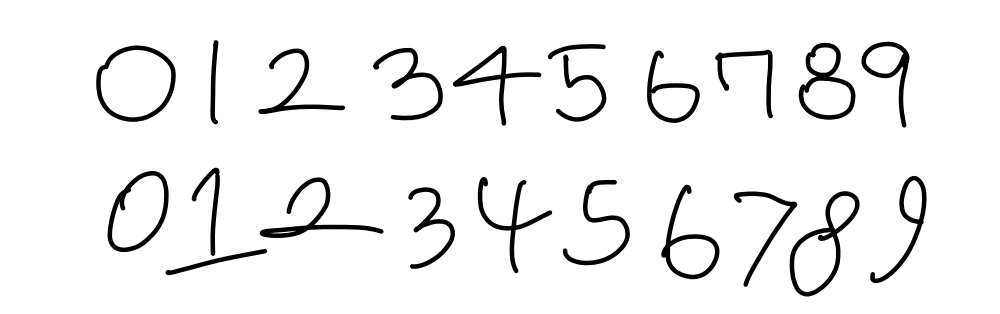
#> input picture 손글씨_사진/img_ys2.png, 1000 x 314 px, found by its file name
$ python dateset_making.py
#> lines starting #> are read from the running program, lines starting #| are printed output that depends on the picture; after the words box and inside, x2 and y2 are one past the last pixel; in counts of white or black regions, pixels touching at a corner belong together
import cv2
import numpy as np
import matplotlib.pyplot as plt

filename = 'img_ys2.PNG'

#1
img = cv2.imread('img_ys2.png')
#> img is the input picture: shape (314, 1000, 3); min 0, max 255, mean 240.1
src = cv2.imread(filename,cv2.IMREAD_GRAYSCALE) #그레이 스케일로 변환
#> src: shape (314, 1000); min 0, max 255, mean 240.1
cv2.imshow('gray',src)

#2
ret , binary = cv2.threshold(src,170,255,cv2.THRESH_BINARY_INV) #영상 이진화
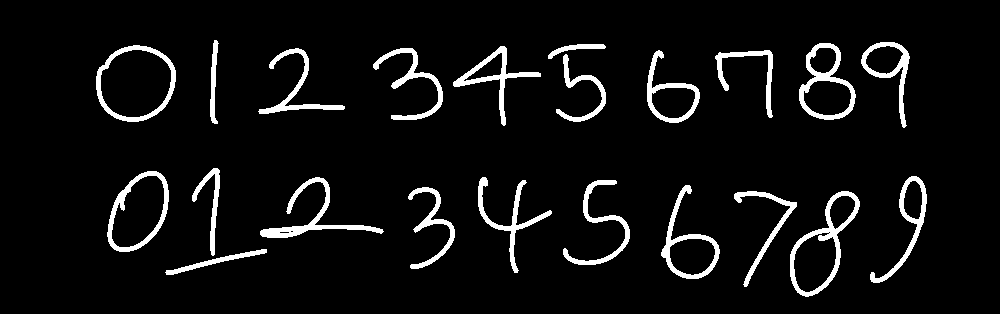
#> binary: shape (314, 1000); 6.2% white; 22 white regions, largest, box (x1, y1, x2, y2) and area: (790, 191, 860, 297) 1390, (260, 177, 384, 238) 1270, (799, 43, 856, 120) 1190

#cv2.imshow('binary',binary)

#3 이진화 이미지
binary = cv2.morphologyEx(binary , cv2.MORPH_OPEN , cv2.getStructuringElement(cv2.MORPH_ELLIPSE, (2,2)), iterations = 2)
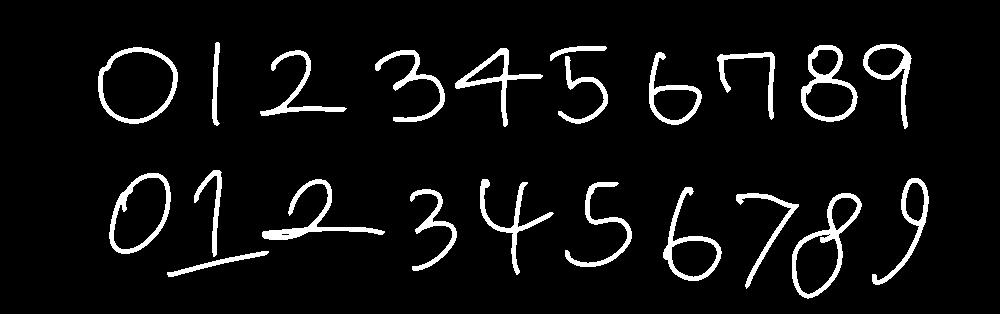
#> binary: shape (314, 1000); 6.2% white; 22 white regions
#cv2.imshow('binary',binary)
#k = cv2.getStructuringElement(cv2.MORPH_ELLIPSE, (5,5))
#dst = cv2.dilate(binary, k)

#4 열기연산을 통해 노이즈 제거
contours , hierarchy = cv2.findContours(binary, cv2.RETR_EXTERNAL , cv2.CHAIN_APPROX_SIMPLE)
#> contours = 22 contours; largest, box (x1, y1, x2, y2) and area: (98, 47, 178, 124) 4694, (792, 193, 862, 299) 3572, (109, 173, 171, 254) 3502, (801, 45, 858, 122) 2840, (663, 187, 722, 281) 2188
#외곽선 검출
color = cv2.cvtColor(binary, cv2.COLOR_GRAY2BGR) #이진화 이미지를 color이미지로 복사(확인용)
#> color: shape (314, 1000, 3); 6.2% white; 22 white regions, largest, box (x1, y1, x2, y2) and area: (792, 193, 862, 299) 1388, (262, 179, 385, 240) 1272, (801, 45, 858, 122) 1194
#cv2.drawContours(color , contours , -1 , (0,255,0),3) #초록색으로 외곽선을 그려준다.

#리스트연산을 위해 초기변수 선언
rects = []
digit_arr = []
digit_arr2 = []
count = 0
row = 2

#검출한 외곽선에 사각형을 그려서 배열에 추가
for i in range(len(contours)) :
    bin_tmp = binary.copy()
    x,y,w,h = cv2.boundingRect(contours[i])
    rects.append([x,y,w,h])
#> this loop made 22 passes
#> (x, y, w, h) on passes 1 to 12: (167, 251, 102, 26), (792, 193, 70, 106), (736, 193, 63, 96), (410, 189, 47, 82), (663, 187, 59, 94), (565, 182, 67, 85), (480, 179, 74, 96), (262, 179, 123, 61), (872, 178, 57, 107), (109, 173, 62, 81), (194, 170, 28, 87), (558, 56, 50, 68)
#> after the loop, rects = 22 items, first 6: [167, 251, 102, 26], [792, 193, 70, 106], [736, 193, 63, 96], [410, 189, 47, 82], [663, 187, 59, 94], [565, 182, 67, 85]

#5
#x값을 기준으로 배열을 정렬
rects = sorted(rects, key=lambda num : num[0], reverse = False)
#> rects = 22 items, first 6: [98, 47, 80, 77], [109, 173, 62, 81], [167, 251, 102, 26], [194, 170, 28, 87], [212, 42, 8, 84], [260, 50, 87, 66]
print(len(rects))
#| 22


# 내부에도 인식된 사각형이 있는 경우
if len(rects) != row*10:
    # 내부 인식된 사각형 제거하기 위해 인식된 사각형들 숫자별로 묶어주기
    number_dict = {}  # 숫자별 사각형 리스트의 딕셔너리
    num = 0
    prev_rect = []  # 다음에 올 사각형과 비교하기 위해 필요
    rect_list = []  # 숫자별 나올 사각형들의 리스트

    for i in range(len(rects)):  # 모든 사각형을 loop
        if i == 0:
            prev_rect = rects[i]
            rect_list.append(prev_rect)
            continue
        if i == len(rects) - 1:  # 마지막 사각형인 경우
            number_dict[num] = rect_list
        if rects[i][0] >= prev_rect[0] + 60:
            # 이전 사각형의 x좌표와 현재 사각형의 x좌표의 차이가 30이면 이를 경계로 숫자가 달라짐
            number_dict[num] = rect_list  # 숫자가 달라졌으므로 이전 숫자들의 사각형 리스트를 딕셔너리에 넣음
            num += 1
            rect_list = []  # 숫자가 달라져 현재 숫자의 사각형 리스트를 모으기 위해 초기화
        prev_rect = rects[i]  # 다음에 올 사각형과 비교하기 위해 저장
        rect_list.append(prev_rect)
#> this loop made 22 passes
#> after the loop, num = 4; number_dict = 5 items

    # 내부 인식되는 사각형 제거
    h_list = []

    for i in range(len(number_dict)):  # 0~9
        if len(number_dict[i]) == row:  # 열 개수대로 외부 사각형만 인식되는 경우
            pass
        else:  # 내부 사각형도 같이 인식되는 경우
            while (len(number_dict[i]) != row):
                for j in range(len(number_dict[i])):
                    h = number_dict[i][j][3]
                    h_list.append(h)  # 모두 인식된 사각형들의 높이를 h_list에 저장
                min_index = h_list.index(min(h_list))  # h_list 중 최소값을 찾아 인덱스 저장
                # (내부 사각형이므로 외부 사각형보단 높이가 작을테니까)
                number_dict[i].remove(number_dict[i][min_index])  # 내부 사각형 제거
                h_list = []
#> this loop made 5 passes

    # 묶어둔 숫자별 리스트들을 다시 해체하는 작업
    rects = []
    for i in range(len(number_dict)):
        for j in range(len(number_dict[i])):
            rects.append(number_dict[i][j])
#> after the loop, rects = [[194, 170, 28, 87], [212, 42, 8, 84], [410, 189, 47, 82], [480, 179, 74, 96], [558, 56, 50, 68], [565, 182, 67, 85], [736, 193, 63, 96], [792, 193, 70, 106], [863, 44, 49, 85], [872, 178, 57, 107]]

print(len(rects))
#| 10
#6  box를 그림으로 그려주면서 일정크기 이하의 box를 버려 노이즈를 제거하고 나머지는 이미지로 잘라내어 새로운 배열에 담아주기
# 작은 노이즈데이터 버림,사각형그리기,row개씩 리스트로 다시 묶어서 저장
for x, y, w, h in rects:
    tmp_y = bin_tmp[y - 2:y + h + 2, x - 2:x + w + 2].shape[0]
    tmp_x = bin_tmp[y - 2:y + h + 2, x - 2:x + w + 2].shape[1]
    if tmp_x and tmp_y > 10:
        count += 1
        cv2.rectangle(color, (x - 2, y - 2), (x + w + 2, y + h + 2), (0, 0, 255), 1)
        digit_arr.append(bin_tmp[y - 2:y + h + 2, x - 2:x + w + 2])
        if count == row:
            digit_arr2.append(digit_arr)
            digit_arr = []
            count = 0
#> this loop made 10 passes
#> (x, y, w, h, tmp_y, tmp_x) on passes 1 to 10: (194, 170, 28, 87, 91, 32), (212, 42, 8, 84, 88, 12), (410, 189, 47, 82, 86, 51), (480, 179, 74, 96, 100, 78), (558, 56, 50, 68, 72, 54), (565, 182, 67, 85, 89, 71), (736, 193, 63, 96, 100, 67), (792, 193, 70, 106, 110, 74), (863, 44, 49, 85, 89, 53), (872, 178, 57, 107, 111, 61)
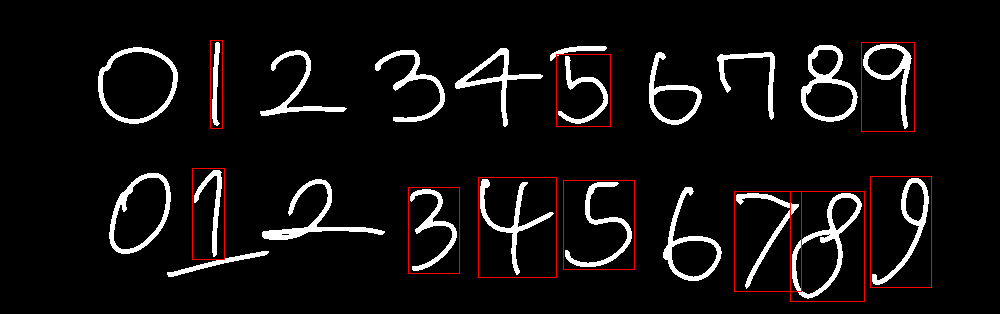
#> color: shape (314, 1000, 3); mean B, G, R 15.9, 15.9, 18.3
#> after the loop, count = 0; digit_arr = []; digit_arr2 = 5 items

#7
#리스트에 저장된 이미지를 28x28의 크기로 리사이즈해서 순서대로 저장
for i in range(0,len(digit_arr2)) :
    for j in range(len(digit_arr2[i])) :
        count += 1
        if i == 1 :         #1일 경우 비율 유지를 위해 마스크를 만들어 그위에 얹어줌
            width = digit_arr2[i][j].shape[1]
            height = digit_arr2[i][j].shape[0]
            tmp = (height - width)/2
            mask = np.zeros((height,height))
            mask[0:height,int(tmp):int(tmp)+width] = digit_arr2[i][j]
            digit_arr2[i][j] = cv2.resize(mask,(28,28))
        else:
            digit_arr2[i][j] = cv2.resize(digit_arr2[i][j],(28,28))
        #if i == 9 : i = -1
        cv2.imwrite('./dataset/'+str(i)+'/'+ 'img_ys2_'+ str(i)+'_'+str(j)+'.png',digit_arr2[i][j])
#> this loop made 5 passes
#> pass 1, `cv2.imwrite('./dataset/'+str(i)+'/'+ 'img_ys2_'+ str(i)+'_'+str(j)+'.p..`:
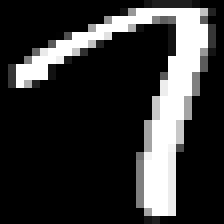
#> saved as img_ys2_0_0.png: shape (28, 28) (shown 8 times larger); min 0, max 255, mean 52
#> pass 1, `cv2.imwrite('./dataset/'+str(i)+'/'+ 'img_ys2_'+ str(i)+'_'+str(j)+'.p..`:
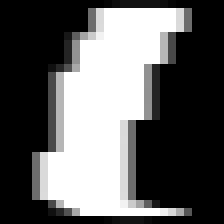
#> saved as img_ys2_0_1.png: shape (28, 28) (shown 8 times larger); min 0, max 255, mean 95.3
#> pass 2, `cv2.imwrite('./dataset/'+str(i)+'/'+ 'img_ys2_'+ str(i)+'_'+str(j)+'.p..`:
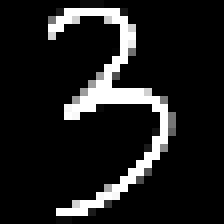
#> saved as img_ys2_1_0.png: shape (28, 28) (shown 8 times larger); min 0, max 255, mean 29.2
#> after the loop:
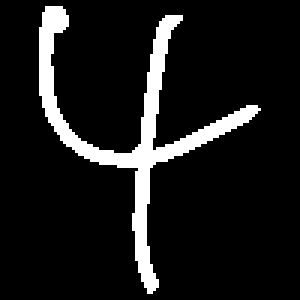
#> mask: shape (100, 100) float64 (shown 3 times larger); 10.1% white; 1 white region, box (x1, y1, x2, y2) and area: (13, 2, 87, 98) 1014
#> after the loop, count = 10


k = cv2.waitKey(0)
#> (key Esc is pressed here)
cv2.destroyAllWindows()

plt.show()

$ run again, with 손글씨_사진/img_ys1.png copied over 손글씨_사진/img_ys2.png
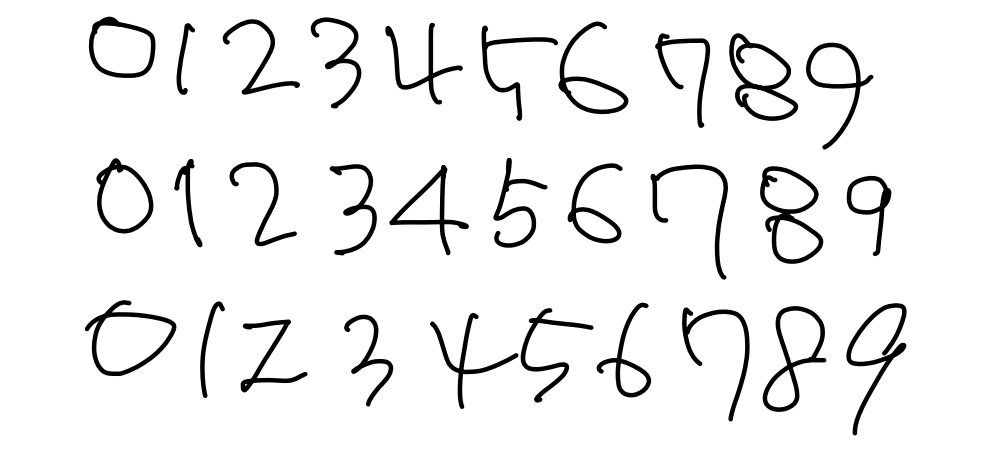
#> input picture 손글씨_사진/img_ys1.png, 992 x 462 px, found by its file name
#> img is the input picture: shape (462, 992, 3); min 0, max 255, mean 238.9
#> contours = 30 contours; largest, box (x1, y1, x2, y2) and area: (87, 302, 178, 378) 4121, (762, 168, 825, 266) 3978, (731, 35, 800, 123) 3735, (765, 308, 828, 414) 3486, (91, 19, 158, 80) 3158
#> the loop `for i in range(len(contours)) :` made 30 passes
#> (x, y, w, h) on passes 1 to 8: (243, 321, 66, 73), (346, 316, 49, 92), (432, 315, 88, 96), (523, 310, 72, 95), (684, 309, 68, 114), (765, 308, 63, 106), (848, 305, 61, 132), (599, 305, 54, 95)
#> after the loop `for i in range(len(contours)) :`: rects = 30 items, first 6: [243, 321, 66, 73], [346, 316, 49, 92], [432, 315, 88, 96], [523, 310, 72, 95], [684, 309, 68, 114], [765, 308, 63, 106]
#> `rects = sorted(rects, key=lambda num : num[0], reverse = False)`: rects = 30 items, first 6: [87, 302, 91, 76], [91, 19, 67, 61], [98, 160, 58, 76], [176, 161, 28, 88], [178, 25, 19, 72], [202, 303, 25, 97]
#| 30
#> the loop `for i in range(len(rects)):` made 30 passes
#> num on passes 4, 10: 1, 2
#> after the loop `for i in range(len(rects)):`: num = 2; number_dict = 3 items
#> the loop `for i in range(len(number_dict)):` made 3 passes
#> after the loop `for i in range(len(number_dict)):`: rects = [[87, 302, 91, 76], [98, 160, 58, 76], [176, 161, 28, 88], [202, 303, 25, 97], [652, 166, 78, 115], [848, 305, 61, 132]]
#| 6
#> the loop `for x, y, w, h in rects:` made 6 passes
#> (x, y, w, h, tmp_y, tmp_x) on passes 1 to 6: (87, 302, 91, 76, 80, 95), (98, 160, 58, 76, 80, 62), (176, 161, 28, 88, 92, 32), (202, 303, 25, 97, 101, 29), (652, 166, 78, 115, 119, 82), (848, 305, 61, 132, 136, 65)
#> after the loop `for x, y, w, h in rects:`:
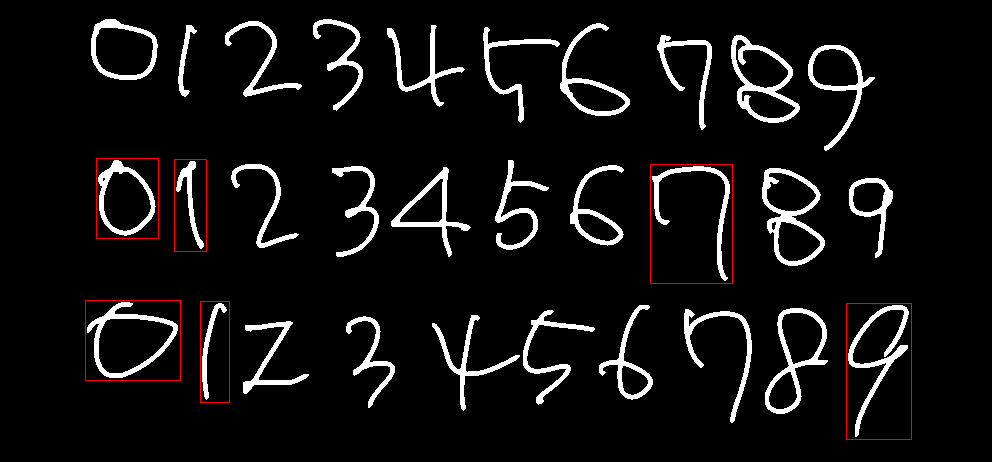
#> color: shape (462, 992, 3); mean B, G, R 17.1, 17.1, 18.2
#> after the loop `for x, y, w, h in rects:`: count = 0; digit_arr = []; digit_arr2 = 3 items
#> the loop `for i in range(0,len(digit_arr2)) :` made 3 passes
#> after the loop `for i in range(0,len(digit_arr2)) :`:
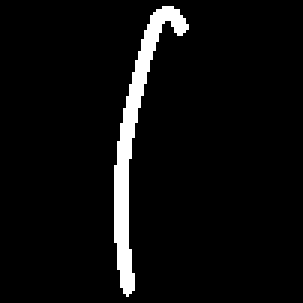
#> mask: shape (101, 101) float64 (shown 3 times larger); 5% white; 1 white region, box (x1, y1, x2, y2) and area: (38, 2, 63, 99) 515
#> after the loop `for i in range(0,len(digit_arr2)) :`: count = 6

$ run again, with 손글씨_사진/img_ys3.png copied over 손글씨_사진/img_ys2.png
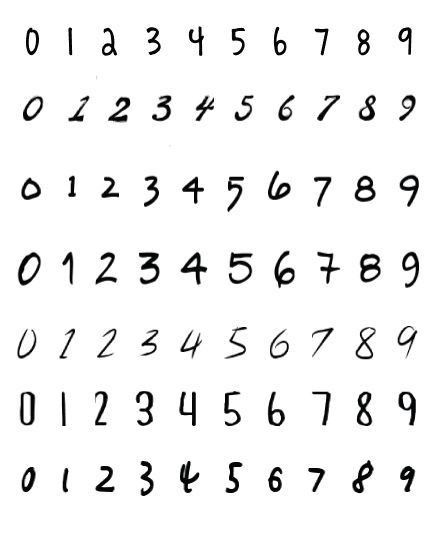
#> input picture 손글씨_사진/img_ys3.png, 436 x 550 px, found by its file name
#> img is the input picture: shape (550, 436, 3); mean B, G, R 240.9, 240.9, 240.9
#> contours = 87 contours, 7 with area under 20; largest, box (x1, y1, x2, y2) and area: (20, 254, 43, 287) 482, (362, 256, 383, 284) 444, (357, 178, 378, 204) 379, (359, 394, 374, 428) 325, (183, 254, 209, 286) 322
#> the loop `for i in range(len(contours)) :` made 87 passes
#> (x, y, w, h) on passes 1 to 8: (310, 470, 17, 24), (65, 470, 5, 24), (270, 469, 14, 25), (24, 469, 14, 25), (402, 468, 15, 26), (97, 468, 20, 26), (228, 464, 16, 31), (182, 463, 19, 32)
#> after the loop `for i in range(len(contours)) :`: rects = 87 items, first 6: [310, 470, 17, 24], [65, 470, 5, 24], [270, 469, 14, 25], [24, 469, 14, 25], [402, 468, 15, 26], [97, 468, 20, 26]
#> `rects = sorted(rects, key=lambda num : num[0], reverse = False)`: rects = 87 items, first 6: [19, 336, 19, 25], [20, 254, 23, 33], [22, 394, 4, 31], [23, 180, 20, 22], [24, 469, 14, 25], [25, 98, 20, 25]
#| 87
#> the loop `for i in range(len(rects)):` made 87 passes
#> after the loop `for i in range(len(rects)):`: num = 0; number_dict = 1 item
#> the loop `for i in range(len(number_dict)):` made 1 pass
#> after the loop `for i in range(len(number_dict)):`: rects = [[276, 253, 21, 36], [404, 254, 17, 36]]
#| 2
#> the loop `for x, y, w, h in rects:` made 2 passes
#> (x, y, w, h, tmp_y, tmp_x) on passes 1 to 2: (276, 253, 21, 36, 40, 25), (404, 254, 17, 36, 40, 21)
#> after the loop `for x, y, w, h in rects:`:
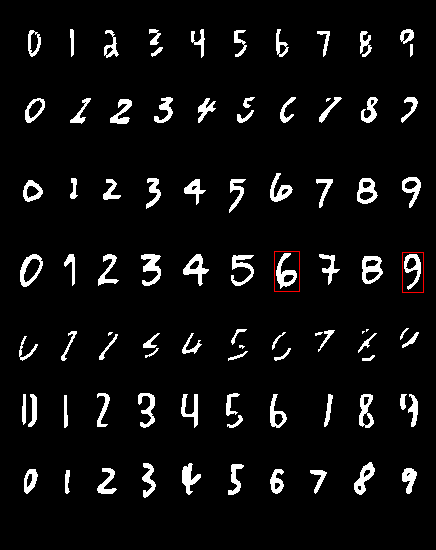
#> color: shape (550, 436, 3); mean B, G, R 14.8, 14.8, 15.1
#> after the loop `for x, y, w, h in rects:`: count = 0; digit_arr = []; digit_arr2 = 1 item
#> the loop `for i in range(0,len(digit_arr2)) :` made 1 pass
#> pass 1, `cv2.imwrite('./dataset/'+str(i)+'/'+ 'img_ys2_'+ str(i)+'_'+str(j)+'.p..`:
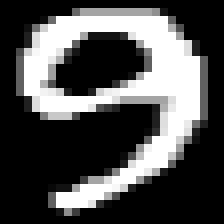
#> saved as img_ys2_0_1.png: shape (28, 28) (shown 8 times larger); min 0, max 255, mean 79.5
#> after the loop `for i in range(0,len(digit_arr2)) :`: count = 2

$ run again, with 손글씨_사진/img_dy.PNG copied over 손글씨_사진/img_ys2.png
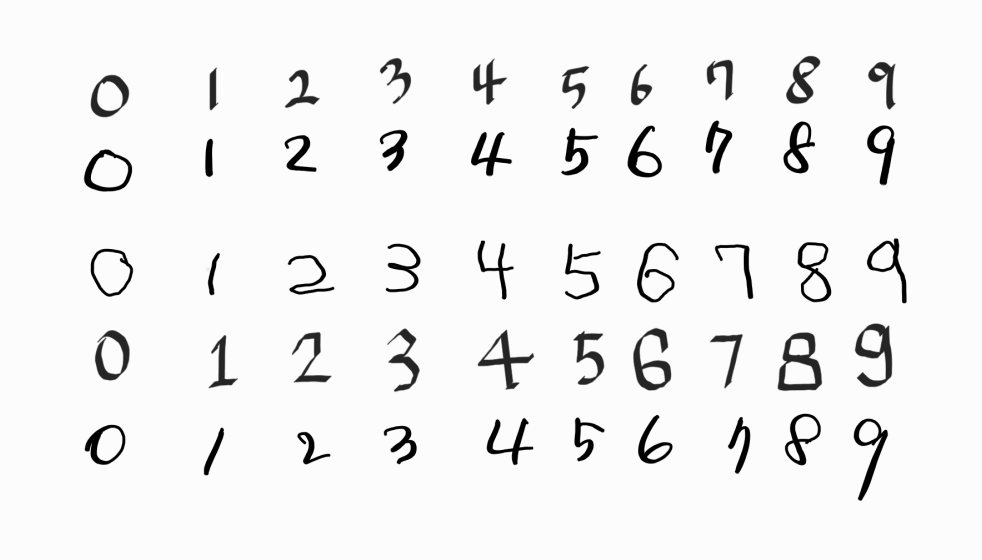
#> input picture 손글씨_사진/img_dy.PNG, 982 x 560 px, found by its file name
#> img is the input picture: shape (560, 982, 3); min 0, max 252, mean 241
#> contours = 57 contours, 5 with area under 20; largest, box (x1, y1, x2, y2) and area: (780, 334, 824, 393) 1896, (86, 151, 134, 194) 1488, (857, 326, 894, 389) 1250, (635, 330, 673, 392) 1143, (87, 427, 127, 467) 1110
#> the loop `for i in range(len(contours)) :` made 57 passes
#> (x, y, w, h) on passes 1 to 8: (304, 442, 4, 4), (299, 434, 33, 32), (206, 430, 20, 47), (386, 428, 33, 38), (87, 427, 40, 40), (856, 421, 34, 82), (489, 420, 46, 47), (730, 419, 22, 57)
#> after the loop `for i in range(len(contours)) :`: rects = 57 items, first 6: [304, 442, 4, 4], [299, 434, 33, 32], [206, 430, 20, 47], [386, 428, 33, 38], [87, 427, 40, 40], [856, 421, 34, 82]
#> `rects = sorted(rects, key=lambda num : num[0], reverse = False)`: rects = 57 items, first 6: [86, 151, 48, 43], [87, 427, 40, 40], [93, 251, 42, 48], [93, 77, 38, 42], [97, 332, 35, 50], [206, 430, 20, 47]
#| 57
#> the loop `for i in range(len(rects)):` made 57 passes
#> after the loop `for i in range(len(rects)):`: num = 5; number_dict = 6 items
#> the loop `for i in range(len(number_dict)):` made 6 passes
#> after the loop `for i in range(len(number_dict)):`: rects = [[93, 251, 42, 48], [97, 332, 35, 50], [206, 430, 20, 47], [211, 337, 26, 53], [290, 257, 46, 40], [294, 334, 37, 50], [388, 246, 35, 48], [391, 331, 31, 62], [480, 332, 55, 59], [480, 243, 35, 58], [856, 421, 34, 82], [869, 240, 40, 65]]
#| 12
#> the loop `for x, y, w, h in rects:` made 12 passes
#> (x, y, w, h, tmp_y, tmp_x) on passes 1 to 8: (93, 251, 42, 48, 52, 46), (97, 332, 35, 50, 54, 39), (206, 430, 20, 47, 51, 24), (211, 337, 26, 53, 57, 30), (290, 257, 46, 40, 44, 50), (294, 334, 37, 50, 54, 41), (388, 246, 35, 48, 52, 39), (391, 331, 31, 62, 66, 35)
#> after the loop `for x, y, w, h in rects:`: count = 0; digit_arr = []; digit_arr2 = 6 items
#> the loop `for i in range(0,len(digit_arr2)) :` made 6 passes
#> after the loop `for i in range(0,len(digit_arr2)) :`:
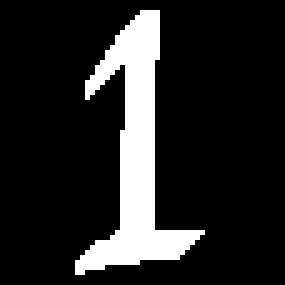
#> mask: shape (57, 57) float64 (shown 5 times larger); 14.4% white; 1 white region, box (x1, y1, x2, y2) and area: (15, 2, 41, 55) 469
#> after the loop `for i in range(0,len(digit_arr2)) :`: count = 12
